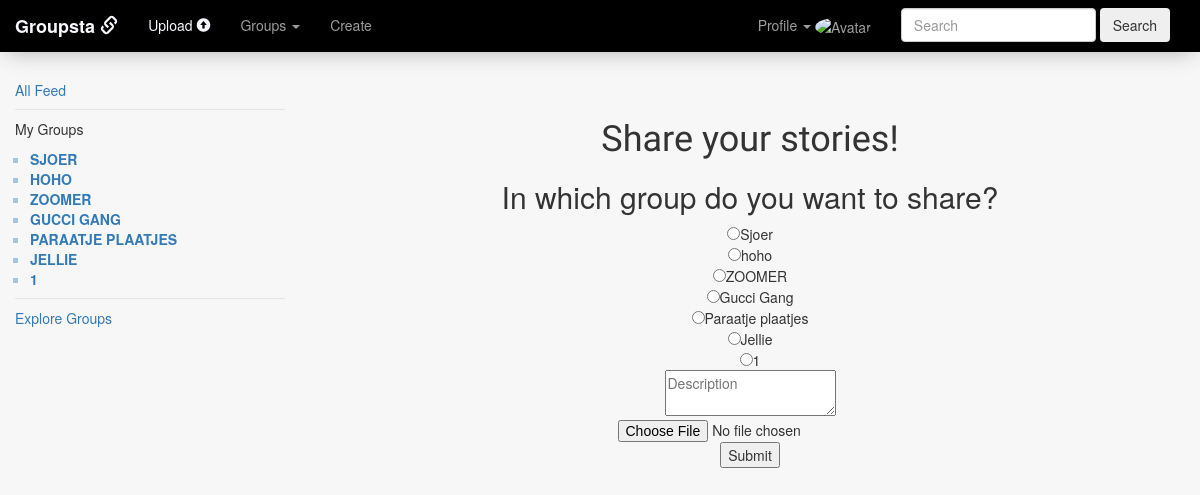
/post (signed in), run on the app's committed database.
### tables this page shows
CREATE TABLE 'follow' ('follow_id' INTEGER PRIMARY KEY AUTOINCREMENT NOT NULL, 'user_id' INTEGER, 'group_id' INTEGER,'username' TEXT,'groupname' TEXT, 'time' DATETIME DEFAULT CURRENT_TIMESTAMP, 'admin' INTEGER);

### application.py (the view)
@app.route("/post", methods=["GET", "POST"])
@login_required
def post():
    post = posts.Post(session["user_id"])
    following = post.loadgroups()
    group = groups.Group(session["user_id"])
    groupfollow = group.followed()
    if request.method == "POST" and 'photo' in request.files:
        photo = request.files["photo"]
        if not photo:
            return render_template("post.html", groups = following, error = "no photo uploaded, pick one!", groupnames = groupfollow)
        filename = str(photo.filename)
        if filename.endswith(('.jpg','.png','.jpeg','.gif','.JPG','.PNG','.JPEG','.GIF')):
            file = photos.save(photo)
            choice = request.form["group"]
            if not choice:
                return render_template("post.html", groups=following, error = "no group chosen", groupnames = groupfollow)
            session["group_id"] = choice
            description = request.form["description"]
            path = file
            post.upload(path, choice, description)
            return redirect(url_for("index"))
        else:
            return render_template("post.html", groups = following, error = "extension not allowed", groupnames = groupfollow)
    else:
        return render_template("post.html", groups = following, groupnames = groupfollow)

### helpers.py (called while the page is built)
def login_required(f):
    @wraps(f)
    def decorated_function(*args, **kwargs):
        if session.get("user_id") is None:
            return redirect("/login")
        return f(*args, **kwargs)
    return decorated_function

### models/groups.py (called while the page is built)
    def followed(self):
        groups = db.execute("SELECT groupname FROM follow WHERE user_id = :id",id = self.user_id)
        return groups

### models/posts.py (called while the page is built)
        def loadgroups(self):
                result = db.execute("SELECT * FROM follow where user_id = :user_id", user_id = self.user_id)
                return result

### templates/post.html (shortened to what this page needs)
{% extends "layout.html" %}
{% block main %}
    <body>
        <div class="main_container">
        <h1>Share your stories!</h1>
        <h2>In which group do you want to share?</h2>
        <form enctype=multipart/form-data action="{{ url_for('post') }}" method=POST>
            {% for group in groups %}
            <input type="radio" name="group" value="{{ group.group_id }}">{{ group.groupname }}<br>
            {% endfor %}
            <textarea name="description" placeholder="Description"></textarea>
            <input type="file" name="photo">
            <input type="submit" name="action">
        </form>
        </div>
    </body>
{% endblock %}

### templates/layout.html (shortened to what this page needs)
<!DOCTYPE html>
<html lang="en">
    <head>
        <link rel="stylesheet" href="https://maxcdn.bootstrapcdn.com/bootstrap/3.3.7/css/bootstrap.min.css">
        <link rel="stylesheet" href="https://maxcdn.bootstrapcdn.com/bootstrap/3.3.7/css/bootstrap-theme.min.css">
        <link href="{{ url_for('static', filename='style.css') }}" rel="stylesheet"/>
    </head>
    <body>
        <nav class = "navbar navbar-inverse" role = "navigation">
            <div class = "container-fluid">
            <div class= "navbar-header">
                <a class = "navbar-brand" href = "{{ url_for('index') }}"><font color="f8f8ff"><font family = "Lucida Console"><b> Groupsta <span class="glyphicon glyphicon-link"></span> </b></font></font></a>
            </div>
                <div class="collapse navbar-collapse" id="bs-example-navbar">
                    {% if session.user_id %}
                    <form action="{{ url_for('search') }}" class="navbar-form navbar-right" role="search" method=post>
                        <div class="form-group">
                            <input class="form-control" placeholder="Search" type="text" onkeyup="liveSearch(this.value)" required>
                        </div>
                        <button type="submit" class="btn">Search</button>
                    </form>
                    <ul class = "nav navbar-nav navbar-right">
                        <li class = "dropdown">
                                <a href = "#" class = "dropdown-toggle" data-toggle= "dropdown">Profile <span class="caret"></span> <img src="https://www.w3schools.com/w3images/avatar6.png" alt="Avatar" class="avatar">
                                </a>
                            </li>
                    </ul>
                    {% endif %}
                    <ul class = "nav navbar-nav navbar-left">
                        <li class = "active">
                            {% if session.user_id %}
                            <li><a href="{{ url_for('post') }}"><font color="f8f8ff">Upload <span class="glyphicon glyphicon-circle-arrow-up"></span> </font> </a></li>
                            <li class = "dropdown">
                                <a href = "#" class = "dropdown-toggle" data-toggle= "dropdown">Groups <span class="caret"></span></span>
                                </a>
                            </li>
                            <li><a href="{{ url_for('create') }}">Create</a></li>
                            {% else %}
                            <li><a href="{{ url_for('register') }}"><font color="f8f8ff">Join Groupsta</font></a></li>
                            <li><a href="{{ url_for('login') }}">Log In</a></li>
                            {% endif %}
                    </ul>
            </div>
        </div>
        </nav>
    <div class="container-fluid">
        <div class="row row-offcanvas row-offcanvas-left">
            <div class="col-xs-6 col-sm-3 sidebar-offcanvas" id="sidebar" role="navigation">
            <div class="sidebar-nav">
                <ul class="nav">
                    <div class="sidenav">
                        {% if session.user_id %}
                        <li class="active"><a href="{{ url_for('index') }}">All Feed</a></li>
                        <li class="nav-divider"></li>
                        <p>My Groups</p>
                            {% for groupname in groupnames %}
                            <ul id = "loadgroups">
                            <li><a id="sidebar_groups" href="{{ groupname.groupname }}">{{ groupname.groupname }}</a></li>
                            </ul>
                            {% endfor %}
						<li class="nav-divider"></li>
                        <li class="active"><a href="{{ url_for('followgroup') }}">Explore Groups</a></li>
                        {% endif %}
                    </ul>
                </div>
            </div>
            <main>
                <center>
                <br></br>
                {% block main %}{% endblock %}
            </main>
        </div>
    </body>
</html>

### static/style.css (style rules this page uses)
body, html, .container-fluid, .sidebar { height: 100%; min-height: 100%; margin: 0; }
body { background-color: #f7f7f7; height: 100%; }
h1 { font-family: 'Varela', sans-serif; }
.navbar { border-radius: 0; margin-top: 0vh; background-image: none; -webkit-box-shadow: none; -moz-box-shadow: none; box-shadow: none; border: none; background-color: #000; position: fixed; width: 100vw; z-index: 1000; -webkit-box-shadow: 0px 5px 23px -6px rgba(0,0,0,0.30); -moz-box-shadow: 0px 5px 23px -6px rgba(0,0,0,0.30); box-shadow: 0px 5px 23px -6px rgba(0,0,0,0.30); }
.avatar { vertical-align: middle; width: 20px; height: 20px; border-radius: 50%; }
.col-sm-3 { height: 100vw; }
main { margin-top: 5vh; }
.main_container { margin-left: 25vw; margin-top: 5vh; }
#sidebar { position: fixed; top: 10vh; }
#sidebar_groups { text-transform: uppercase; font-weight: bold; }
#loadgroups { list-style-type:square; color: #a1c6dd; padding-left:15px; }

### data on the page
follow: groupname "SJOER", groupname "Sjoer"
follow: groupname "HOHO", groupname "hoho"
follow: groupname "ZOOMER"
follow: groupname "GUCCI GANG", groupname "Gucci Gang"
follow: groupname "PARAATJE PLAATJES", groupname "Paraatje plaatjes"
follow: groupname "JELLIE", groupname "Jellie"
follow: groupname "1"
